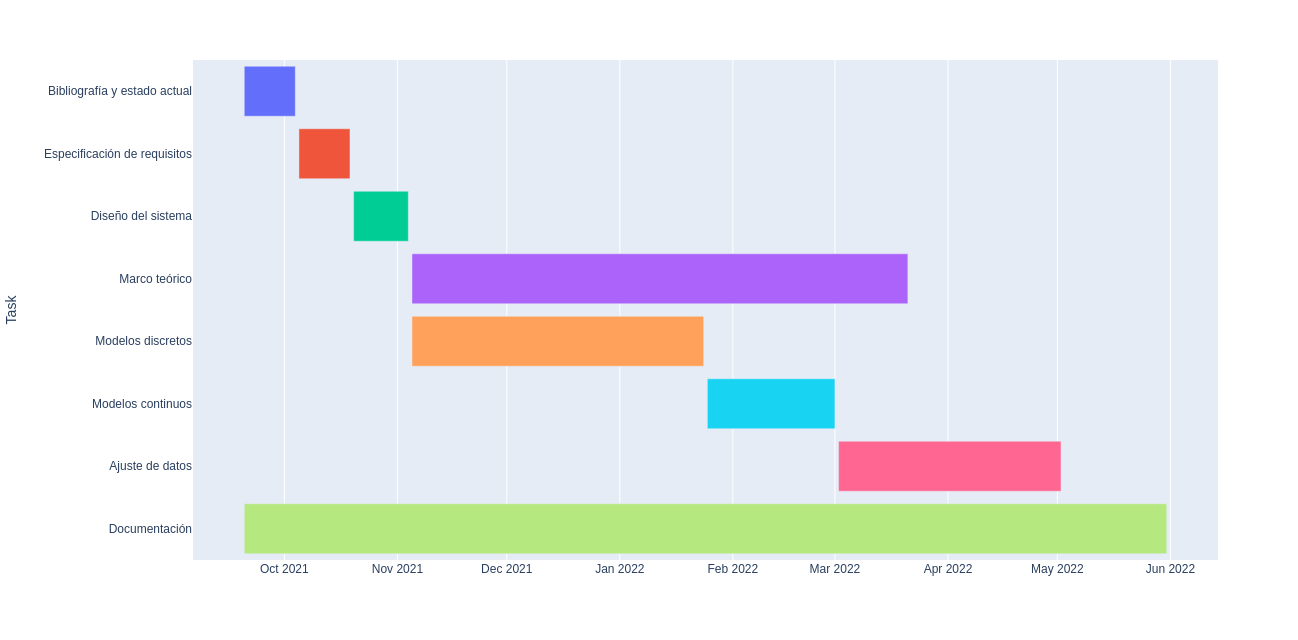

The Python source for this figure:
import plotly.express as px
import pandas as pd

df = pd.DataFrame([
    dict(Task="Bibliografía y estado actual", Start='2021-09-20', Finish='2021-10-04', Resource="A"),
    dict(Task="Especificación de requisitos", Start='2021-10-05', Finish='2021-10-19', Resource="B"),
    dict(Task="Diseño del sistema", Start='2021-10-20', Finish='2021-11-04', Resource="C"),
    dict(Task="Marco teórico", Start='2021-11-05', Finish='2022-03-21', Resource="D"),
    dict(Task="Modelos discretos", Start='2021-11-05', Finish='2022-01-24', Resource="E"),
    dict(Task="Modelos continuos", Start='2022-01-25', Finish='2022-03-01', Resource="F"),
    dict(Task="Ajuste de datos", Start='2022-03-02', Finish='2022-05-02', Resource="G"),
    dict(Task="Documentación", Start='2021-09-20', Finish='2022-05-31', Resource="H")
])

fig = px.timeline(df, x_start="Start", x_end="Finish", y="Task", color="Resource")
fig.update_yaxes(autorange="reversed")
fig.update_layout(showlegend=False)
fig.show()
